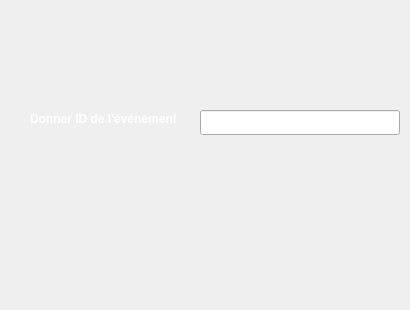
    <widget class="QWidget" name="page_7">
     <widget class="QPushButton" name="SupprimerID_2">
      <property name="geometry">
       <rect>
        <x>330</x>
        <y>170</y>
        <width>71</width>
        <height>23</height>
       </rect>
      </property>
      <property name="styleSheet">
       <string notr="true">QPushButton {
            color: white;
            border-image: url(:/img/supp.png) 3 10 3 10;
            border-top: 3px transparent;
            border-bottom: 3px transparent;
            border-right: 10px transparent;
            border-left: 10px transparent;
        }</string>
      </property>
      <property name="text">
       <string/>
      </property>
     </widget>
     <widget class="QLineEdit" name="lineEdit_id_d_eve">
      <property name="geometry">
       <rect>
        <x>200</x>
        <y>110</y>
        <width>200</width>
        <height>25</height>
       </rect>
      </property>
      <property name="text">
       <string/>
      </property>
     </widget>
     <widget class="QPushButton" name="ModifierID_2">
      <property name="geometry">
       <rect>
        <x>170</x>
        <y>170</y>
        <width>71</width>
        <height>23</height>
       </rect>
      </property>
      <property name="styleSheet">
       <string notr="true">QPushButton {
            color: white;
            border-image: url(:/img/modifier.png) 3 10 3 10;
            border-top: 3px transparent;
            border-bottom: 3px transparent;
            border-right: 10px transparent;
            border-left: 10px transparent;
        }</string>
      </property>
      <property name="text">
       <string/>
      </property>
     </widget>
     <widget class="QPushButton" name="Sretour_2">
      <property name="geometry">
       <rect>
        <x>80</x>
        <y>250</y>
        <width>51</width>
        <height>51</height>
       </rect>
      </property>
      <property name="styleSheet">
       <string notr="true">QPushButton {
            color: white;
            border-image: url(:/img/fleche.png) 3 10 3 10;
            border-top: 3px transparent;
            border-bottom: 3px transparent;
            border-right: 10px transparent;
            border-left: 10px transparent;
        }</string>
      </property>
      <property name="text">
       <string/>
      </property>
     </widget>
     <widget class="QLabel" name="Donner_ID_2">
      <property name="geometry">
       <rect>
        <x>30</x>
        <y>100</y>
        <width>161</width>
        <height>39</height>
       </rect>
      </property>
      <property name="minimumSize">
       <size>
        <width>7</width>
        <height>0</height>
       </size>
      </property>
      <property name="text">
       <string>&lt;html&gt;&lt;head/&gt;&lt;body&gt;&lt;p&gt;&lt;span style=&quot; font-weight:600; color:#ffffff;&quot;&gt;Donner ID de l'événement&lt;/span&gt;&lt;/p&gt;&lt;/body&gt;&lt;/html&gt;</string>
      </property>
     </widget>
    </widget>
